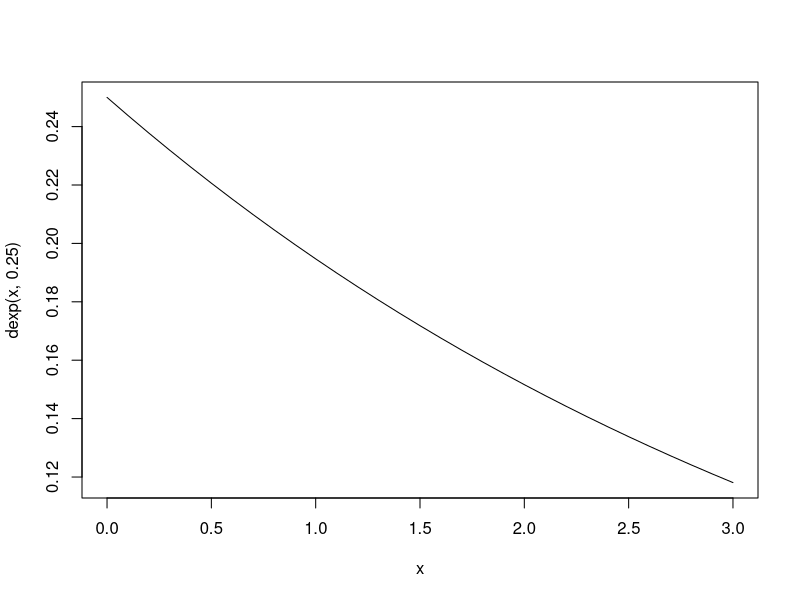

Generate this figure with R:
# a)
# 4 na min
# T = 30s
pexp(0.5, 0.25);

# b)
1 - pexp(1/3, 0.25);

# c)
(pexp(4/3)) - (pexp(2/3));

# d)
1 - qexp(0.2, 0.25);

# e)
x <- seq(0, 3, 0.1);
plot(x, dexp(x, 0.25), type = "l")